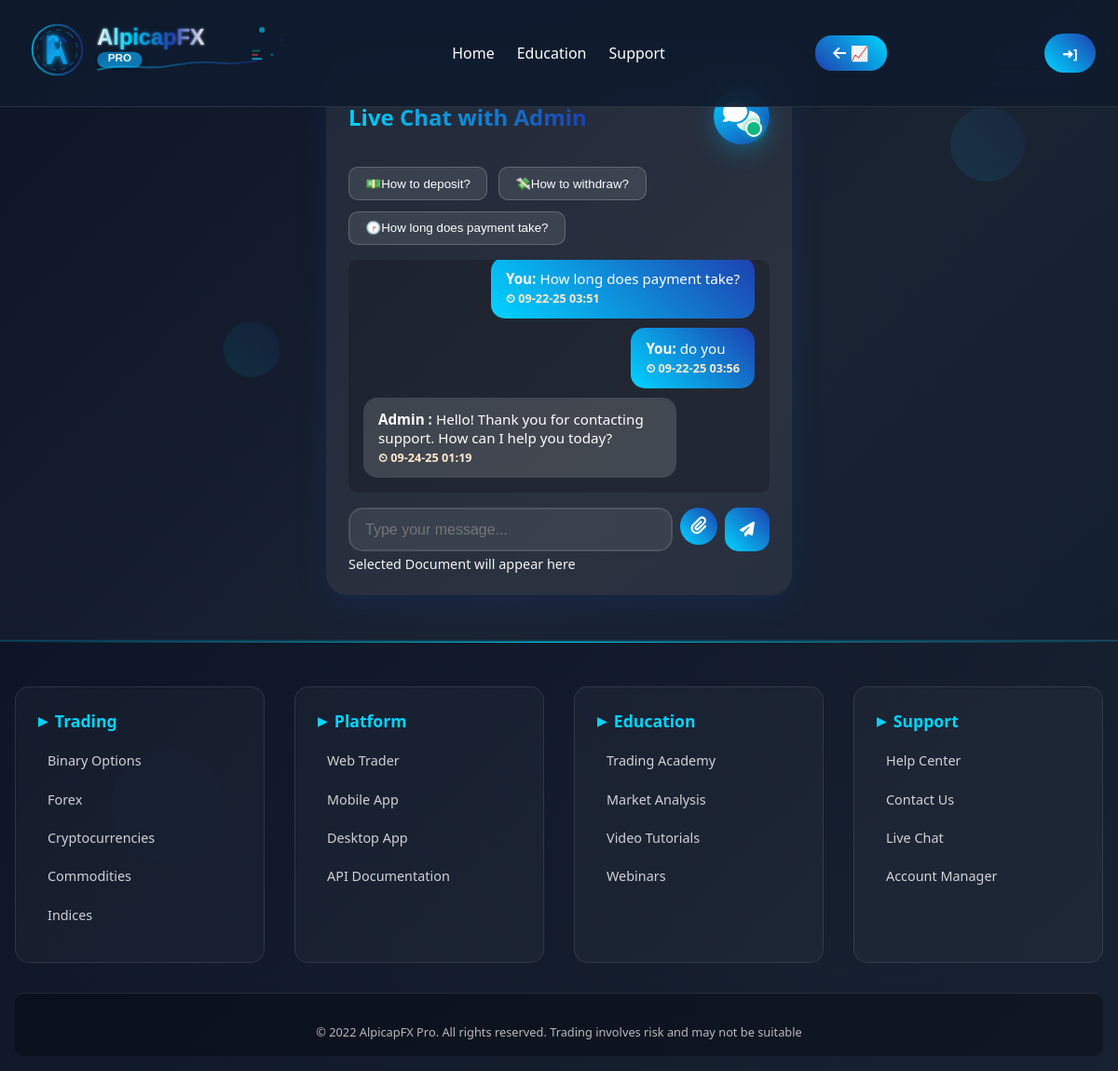
The app's page /chat/ (signed in) with its own data.
### binary/models.py (models this page shows, shortened)
class CompanyProfile(models.Model):
    name = models.CharField(max_length=50)
    email = models.EmailField()
    phone = models.CharField(max_length=50)
    address = models.CharField( max_length=50)
    logo = models.TextField()
    favicon = models.TextField()
    copyright = models.CharField(max_length=90)
    class Meta:
        db_table = 'CompanyProfile'
        managed = True
        verbose_name = 'CompanyProfile'
        verbose_name_plural = 'CompanyProfile'

### dashboard/models.py (models this page shows)
class ChatMessage(models.Model):
    SENDER_CHOICES = [
        ('user', 'User'),
        ('admin', 'Admin'),
    ]
    user = models.ForeignKey(UserRegistration, on_delete=models.CASCADE, related_name='chat_messages')
    sender = models.CharField(max_length=10, choices=SENDER_CHOICES)
    message = models.TextField(blank=True)
    file = models.FileField(upload_to='chat_uploads/', blank=True, null=True)
    timestamp = models.DateTimeField(auto_now_add=True)
    is_read = models.BooleanField(default=False)

### binary/views.py (the view, shortened to what this page needs)
# urls.py: path('chat/', views.user_chat, name='user_chat'),
def user_chat(request):
    user = get_current_user(request)
    if not user:
        return redirect('login')
    messages = ChatMessage.objects.filter(user=user).order_by('timestamp')
    messages = add_is_image(messages)
    if request.GET.get('ajax'):
        return render(request, 'partials/user_chat_messages.html', {'messages': messages})
    ChatMessage.objects.filter(user=user, sender='admin', is_read=False).update(is_read=True)
    has_unread_admin_msg = ChatMessage.objects.filter(user=user, sender='admin', is_read=False).exists()
    return render(request, 'livechat.html', {'messages': messages, 'user': user, 'has_unread_admin_msg': has_unread_admin_msg})

### binary/context_processor.py (called while the page is built)
def general(request):
    t_site = CompanyProfile.objects.get(pk=1)
    featured = Feature.objects.all()
    stat = Stat.objects.all()
    context = {
    't_site': t_site,
    'featured': featured,
    'stat': stat,
    }
    return context

### binary/views.py (called while the page is built)
def get_current_user(request):
    user_email = request.session.get('user_email')
    if not user_email:
        return None
    return get_object_or_404(UserRegistration, email=user_email)

def add_is_image(messages):
    for m in messages:
        if m.file:
            ext = os.path.splitext(m.file.name)[1].lower()
            m.is_image = ext in ['.jpg', '.jpeg', '.png', '.gif', '.bmp', '.webp']
        else:
            m.is_image = False
    return messages

### binary/templates/livechat.html (shortened to what this page needs)
<!DOCTYPE html>
{% load static %}
<html lang="en">
<head>
    {% load static %}
    <link rel="stylesheet" href="{% static '' %}css/livechat.css">
    <link rel="stylesheet" href="{% static '' %}css/dashboard.css">
<link rel="stylesheet" href="https://cdnjs.cloudflare.com/ajax/libs/font-awesome/6.4.2/css/all.min.css">
</head>
<body>
    {% block header %}
   <div class="floating-element"></div>
    <div class="floating-element"></div>
    <div class="floating-element"></div>
    <header class="header">
        <nav class="nav">
            <div class="logo">
        <div class="logo">
            {{t_site.logo|safe}}
        </div>
            </div>
            <ul class="nav-links">
                <li><a href="{% url 'homepage' %}">Home</a></li>
                <li><a href="{% url 'education' %}">Education</a></li>
                <li><a href="{% url 'support' %}">Support</a></li>
            </ul>
             <a href="{% url 'dashboard' %}" class="back-btn "><i class="fas fa-arrow-left"></i> 📈</a>
                 <a href="/login/" class="logout-btn cta-button" onclick="logout()">➜]</a>
        </nav>
    </header>
    {% endblock header %}
    {% block content %}
  <main class="live-content">
    <div class="chat-container">
        <div class="chat-header">
          <span class="chat-title">Live Chat with Admin  </span>
<a class="floating-action-btn" id="liveChatBtn" title="Chat Admin" href="{% url 'user_chat' %}" style="position:relative; text-decoration: none;">
    <i class="fas fa-comments"></i>
    <span class="admin-reply-dot" id="adminReplyDotR" style="display:none; background: #10b981; box-shadow: 0 0 8px #10b981;"></span>
</a>
        </div>
        <div class="quick-questions">
          <button class="quick-btn" type="button" onclick="sendQuickChat('How to deposit?')">💵How to deposit?</button>
          <button class="quick-btn" type="button" onclick="sendQuickChat('How to withdraw?')">💸How to withdraw?</button>
          <button class="quick-btn" type="button" onclick="sendQuickChat('How long does payment take?')">🕝How long does payment take?</button>
        </div>
        <div class="chat-messages" id="chatMessages" style="height:250px;overflow-y:auto;">
           {% for msg in messages %}
        <div class="message {% if msg.sender == 'user' %}user{% else %}admin{% endif %}">
            <b>{% if msg.sender == 'user' %}You{% elif msg.sender == 'admin' %} Admin {% else %} Quick Message {% endif %}:</b>
            {% if msg.message %}{{ msg.message }}<br>{% endif %}
            <small style="color: blanchedalmond;font-weight: 600;">⏲&nbsp;{{ msg.timestamp|date:"m-d-y H:i" }}</small>
        </div>
        {% empty %}
            <p>No messages yet.</p>
        {% endfor %}
      </div>
      <form id="chatForm" class="chat-input-group" method="post" enctype="multipart/form-data" action="{% url 'user_chat' %}">
          <input type="text" name="message" id="chatInput" class="chat-input" placeholder="Type your message...">
          <label class="attach-button" title="Attach file">
              <i class="fas fa-paperclip"></i>
          </label>
          <button type="submit" class="send-button"><i class="fas fa-paper-plane"></i></button>
      </form>
            <div id="fileName" style="font-size:0.9em;color:whitesmoke;margin-top:4px;">Selected Document  will appear here</div>
            </div>
</main>
    {% endblock content %}
    {% block footer %}
      {% include 'footer.html' %}
    {% endblock footer %}
</body>
</html>

### binary/templates/footer.html
<footer class="footer">
    <div class="footer-content">
        <div class="footer-section">
            <h4>Trading</h4>
            <a href="{% url 'dashboard' %}">Binary Options</a>
            <a href="{% url 'dashboard' %}">Forex</a>
            <a href="{% url 'dashboard' %}">Cryptocurrencies</a>
            <a href="{% url 'dashboard' %}">Commodities</a>
            <a href="{% url 'dashboard' %}">Indices</a>
        </div>
        <div class="footer-section">
            <h4>Platform</h4>
            <a href="{% url 'homepage' %}">Web Trader</a>
            <a href="{% url 'homepage' %}">Mobile App</a>
            <a href="{% url 'homepage' %}">Desktop App</a>
            <a href="{% url 'homepage' %}">API Documentation</a>
        </div>
        <div class="footer-section">
            <h4>Education</h4>
            <a href="{% url 'education' %}">Trading Academy</a>
            <a href="{% url 'education' %}">Market Analysis</a>
            <a href="{% url 'education' %}">Video Tutorials</a>
            <a href="{% url 'education' %}">Webinars</a>
        </div>
        <div class="footer-section">
            <h4>Support</h4>
            <a href="{% url 'support' %}">Help Center</a>
            <a href="{% url 'support' %}">Contact Us</a>
            <a href="{% url 'support' %}">Live Chat</a>
            <a href="{% url 'dashboard' %}">Account Manager</a>
        </div>
    </div>
    <div class="footer-bottom">
        <p>{{t_site.copyright}}</p>
    </div>
</footer>

### binary/static/css/livechat.css (style rules this page uses)
body { font-family: 'Segoe UI', Tahoma, Geneva, Verdana, sans-serif; background: linear-gradient(135deg, #0c1426 0%, #1a2332 50%, #0f1b2e 100%); color: #fff; min-height: 100vh; margin: 0; padding: 0; }
.chat-container { max-width: 500px; height: auto; margin: 60px auto 0 auto; background: rgba(255,255,255,0.07); border-radius: 22px; box-shadow: 0 8px 32px 0 rgba(30,64,175,0.18); padding: 2.2rem 1.5rem 1.5rem 1.5rem; position: relative; animation: fadeInUp 0.7s; }
.chat-header { display: flex; align-items: center; justify-content: space-between; margin-bottom: 1.5rem; }
.chat-title { font-size: 1.5rem; font-weight: 700; background: linear-gradient(90deg, #00d4ff 0%, #1e40af 100%); -webkit-background-clip: text; -webkit-text-fill-color: transparent; background-clip: text; margin: 0; }
.back-btn { background: linear-gradient(45deg, #1e40af, #00d4ff); color: #fff; border: none; border-radius: 18px; padding: 0.5rem 1.2rem; font-size: 1rem; font-weight: 600; cursor: pointer; text-decoration: none; transition: background 0.2s, transform 0.2s; margin-right: 0.5rem; }
.quick-questions { display: flex; gap: 0.7rem; margin-bottom: 1rem; flex-wrap: wrap; }
.quick-btn { background: rgba(255,255,255,0.1); border: 1px solid rgba(255,255,255,0.2); color: #fff; border-radius: 10px; padding: 0.6rem 1.1rem; font-weight: 500; cursor: pointer; transition: all 0.2s; }
.chat-messages { height: 300px; background: rgba(0,0,0,0.2); border-radius: 10px; padding: 1rem; overflow-y: auto; margin-bottom: 1rem; display: flex; flex-direction: column; gap: 10px; }
.message { max-width: 80%; padding: 0.8rem 1rem; border-radius: 15px; font-size: 0.95rem; word-wrap: break-word; opacity: 0; animation: fadeInMsg 0.3s ease-out forwards; }
.message.user { background: linear-gradient(45deg, #00d4ff, #1e40af); align-self: flex-end; margin-left: auto; color: #fff; }
.message.admin { background: rgba(255,255,255,0.15); align-self: flex-start; margin-right: auto; color: #fff; }
.chat-input-group { display: flex; gap: 0.5rem; margin-top: 1rem; }
.chat-input { flex-grow: 1; padding: 0.8rem 1rem; background: rgba(255,255,255,0.08); border: 2px solid rgba(255,255,255,0.1); border-radius: 15px; color: #fff; font-size: 1rem; outline: none; }
.send-button, .attach-button { background: linear-gradient(45deg, #00d4ff, #1e40af); border: none; border-radius: 15px; color: #fff; padding: 0.8rem 1rem; cursor: pointer; transition: transform 0.2s; font-size: 1rem; }
.attach-button { padding: 0.8rem; border-radius: 50%; width: 40px; height: 40px; display: flex; justify-content: center; align-items: center; font-size: 1.2rem; flex-shrink: 0; }

### binary/templates/livechat.html (style rules this page uses)
.admin-reply-dot { position: absolute; bottom: 8px; right: 8px; width: 18px; height: 18px; background: #2563eb; border-radius: 50%; display: none; align-items: center; justify-content: center; border: 2px solid #fff; box-shadow: 0 0 8px #2563eb88; z-index: 3; font-size: 0.95rem; font-weight: bold; animation: notif-pulse-blue 1.5s infinite; }
#adminReplyDotR { background: #10b981; box-shadow: 0 0 8px #10b981; animation: notif-pulse-green 1.5s infinite; }
.live-content { margin-top: 60px; }

### records on screen
CompanyProfile: logo "AlpicapFX PRO", copyright "© 2022 AlpicapFX Pro. All rights reserved. Trading involves risk and may not be suitable"
ChatMessage: sender "You", message "How long does payment take?", timestamp "09-22-25 03:51"
ChatMessage: sender "You", message "do you", timestamp "09-22-25 03:56"
ChatMessage: sender "Admin", message "Hello! Thank you for contacting support. How can I help you today?", timestamp "09-24-25 01:19"
